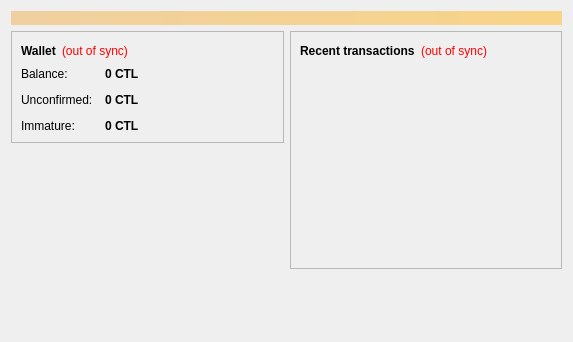
<?xml version="1.0" encoding="UTF-8"?>
<ui version="4.0">
 <class>OverviewPage</class>
 <widget class="QWidget" name="OverviewPage">
  <property name="geometry">
   <rect>
    <x>0</x>
    <y>0</y>
    <width>573</width>
    <height>342</height>
   </rect>
  </property>
  <property name="windowTitle">
   <string>Form</string>
  </property>
  <layout class="QVBoxLayout" name="topLayout">
   <item>
    <widget class="QLabel" name="labelAlerts">
     <property name="visible">
      <bool>false</bool>
     </property>
     <property name="styleSheet">
      <string notr="true">background-color: qlineargradient(x1: 0, y1: 0, x2: 1, y2: 0, stop:0 #F0D0A0, stop:1 #F8D488); color:#000000;</string>
     </property>
     <property name="wordWrap">
      <bool>true</bool>
     </property>
     <property name="margin">
      <number>3</number>
     </property>
    </widget>
   </item>
   <item>
    <layout class="QHBoxLayout" name="horizontalLayout" stretch="1,1">
     <item>
      <layout class="QVBoxLayout" name="verticalLayout_2">
       <item>
        <widget class="QFrame" name="frame">
         <property name="frameShape">
          <enum>QFrame::StyledPanel</enum>
         </property>
         <property name="frameShadow">
          <enum>QFrame::Raised</enum>
         </property>
         <layout class="QVBoxLayout" name="verticalLayout_4">
          <item>
           <layout class="QHBoxLayout" name="horizontalLayout_4">
            <item>
             <widget class="QLabel" name="label_5">
              <property name="font">
               <font>
                <weight>75</weight>
                <bold>true</bold>
               </font>
              </property>
              <property name="text">
               <string>Wallet</string>
              </property>
             </widget>
            </item>
            <item>
             <widget class="QLabel" name="labelWalletStatus">
              <property name="toolTip">
               <string>The displayed information may be out of date. Your wallet automatically synchronizes with the ctlcoin network after a connection is established, but this process has not completed yet.</string>
              </property>
              <property name="styleSheet">
               <string notr="true">QLabel { color: red; }</string>
              </property>
              <property name="text">
               <string notr="true">(out of sync)</string>
              </property>
              <property name="alignment">
               <set>Qt::AlignLeading|Qt::AlignLeft|Qt::AlignVCenter</set>
              </property>
             </widget>
            </item>
            <item>
             <spacer name="horizontalSpacer_2">
              <property name="orientation">
               <enum>Qt::Horizontal</enum>
              </property>
              <property name="sizeHint" stdset="0">
               <size>
                <width>40</width>
                <height>20</height>
               </size>
              </property>
             </spacer>
            </item>
           </layout>
          </item>
          <item>
           <layout class="QFormLayout" name="formLayout_2">
            <property name="fieldGrowthPolicy">
             <enum>QFormLayout::AllNonFixedFieldsGrow</enum>
            </property>
            <property name="horizontalSpacing">
             <number>12</number>
            </property>
            <property name="verticalSpacing">
             <number>12</number>
            </property>
            <item row="0" column="0">
             <widget class="QLabel" name="label">
              <property name="text">
               <string>Balance:</string>
              </property>
             </widget>
            </item>
            <item row="0" column="1">
             <widget class="QLabel" name="labelBalance">
              <property name="font">
               <font>
                <weight>75</weight>
                <bold>true</bold>
               </font>
              </property>
              <property name="cursor">
               <cursorShape>IBeamCursor</cursorShape>
              </property>
              <property name="toolTip">
               <string>Your current balance</string>
              </property>
              <property name="text">
               <string notr="true">0 CTL</string>
              </property>
              <property name="textInteractionFlags">
               <set>Qt::LinksAccessibleByMouse|Qt::TextSelectableByKeyboard|Qt::TextSelectableByMouse</set>
              </property>
             </widget>
            </item>
            <item row="1" column="0">
             <widget class="QLabel" name="label_3">
              <property name="text">
               <string>Unconfirmed:</string>
              </property>
             </widget>
            </item>
            <item row="1" column="1">
             <widget class="QLabel" name="labelUnconfirmed">
              <property name="font">
               <font>
                <weight>75</weight>
                <bold>true</bold>
               </font>
              </property>
              <property name="cursor">
               <cursorShape>IBeamCursor</cursorShape>
              </property>
              <property name="toolTip">
               <string>Total of transactions that have yet to be confirmed, and do not yet count toward the current balance</string>
              </property>
              <property name="text">
               <string notr="true">0 CTL</string>
              </property>
              <property name="textInteractionFlags">
               <set>Qt::LinksAccessibleByMouse|Qt::TextSelectableByKeyboard|Qt::TextSelectableByMouse</set>
              </property>
             </widget>
            </item>
            <item row="2" column="0">
             <widget class="QLabel" name="labelImmatureText">
              <property name="text">
               <string>Immature:</string>
              </property>
             </widget>
            </item>
            <item row="2" column="1">
             <widget class="QLabel" name="labelImmature">
              <property name="font">
               <font>
                <weight>75</weight>
                <bold>true</bold>
               </font>
              </property>
              <property name="toolTip">
               <string>Mined balance that has not yet matured</string>
              </property>
              <property name="text">
               <string notr="true">0 CTL</string>
              </property>
              <property name="textInteractionFlags">
               <set>Qt::LinksAccessibleByMouse|Qt::TextSelectableByKeyboard|Qt::TextSelectableByMouse</set>
              </property>
             </widget>
            </item>
           </layout>
          </item>
         </layout>
        </widget>
       </item>
       <item>
        <spacer name="verticalSpacer">
         <property name="orientation">
          <enum>Qt::Vertical</enum>
         </property>
         <property name="sizeHint" stdset="0">
          <size>
           <width>20</width>
           <height>40</height>
          </size>
         </property>
        </spacer>
       </item>
      </layout>
     </item>
     <item>
      <layout class="QVBoxLayout" name="verticalLayout_3">
       <item>
        <widget class="QFrame" name="frame_2">
         <property name="frameShape">
          <enum>QFrame::StyledPanel</enum>
         </property>
         <property name="frameShadow">
          <enum>QFrame::Raised</enum>
         </property>
         <layout class="QVBoxLayout" name="verticalLayout">
          <item>
           <layout class="QHBoxLayout" name="horizontalLayout_2">
            <item>
             <widget class="QLabel" name="label_4">
              <property name="text">
               <string>&lt;b&gt;Recent transactions&lt;/b&gt;</string>
              </property>
             </widget>
            </item>
            <item>
             <widget class="QLabel" name="labelTransactionsStatus">
              <property name="toolTip">
               <string>The displayed information may be out of date. Your wallet automatically synchronizes with the ctlcoin network after a connection is established, but this process has not completed yet.</string>
              </property>
              <property name="styleSheet">
               <string notr="true">QLabel { color: red; }</string>
              </property>
              <property name="text">
               <string notr="true">(out of sync)</string>
              </property>
              <property name="alignment">
               <set>Qt::AlignRight|Qt::AlignTrailing|Qt::AlignVCenter</set>
              </property>
             </widget>
            </item>
            <item>
             <spacer name="horizontalSpacer">
              <property name="orientation">
               <enum>Qt::Horizontal</enum>
              </property>
              <property name="sizeHint" stdset="0">
               <size>
                <width>40</width>
                <height>20</height>
               </size>
              </property>
             </spacer>
            </item>
           </layout>
          </item>
          <item>
           <widget class="QListView" name="listTransactions">
            <property name="styleSheet">
             <string notr="true">QListView { background: transparent; }</string>
            </property>
            <property name="frameShape">
             <enum>QFrame::NoFrame</enum>
            </property>
            <property name="verticalScrollBarPolicy">
             <enum>Qt::ScrollBarAlwaysOff</enum>
            </property>
            <property name="horizontalScrollBarPolicy">
             <enum>Qt::ScrollBarAlwaysOff</enum>
            </property>
            <property name="selectionMode">
             <enum>QAbstractItemView::NoSelection</enum>
            </property>
           </widget>
          </item>
         </layout>
        </widget>
       </item>
       <item>
        <spacer name="verticalSpacer_2">
         <property name="orientation">
          <enum>Qt::Vertical</enum>
         </property>
         <property name="sizeHint" stdset="0">
          <size>
           <width>20</width>
           <height>40</height>
          </size>
         </property>
        </spacer>
       </item>
      </layout>
     </item>
    </layout>
   </item>
  </layout>
 </widget>
 <resources/>
 <connections/>
</ui>
